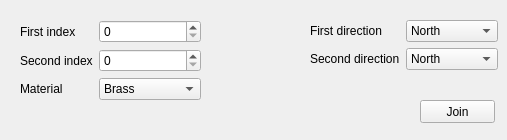
     <widget class="QWidget" name="joinTab_2">
      <attribute name="title">
       <string>Join</string>
      </attribute>
      <widget class="QWidget" name="layoutWidget_7">
       <property name="geometry">
        <rect>
         <x>20</x>
         <y>20</y>
         <width>181</width>
         <height>111</height>
        </rect>
       </property>
       <layout class="QFormLayout" name="formLayout_19">
        <item row="0" column="0">
         <widget class="QLabel" name="label_71">
          <property name="text">
           <string>First index</string>
          </property>
         </widget>
        </item>
        <item row="0" column="1">
         <widget class="QSpinBox" name="compSurfaceJoinFirstIndexSpinBox">
          <property name="maximum">
           <number>1000</number>
          </property>
         </widget>
        </item>
        <item row="1" column="0">
         <widget class="QLabel" name="label_72">
          <property name="text">
           <string>Second index</string>
          </property>
         </widget>
        </item>
        <item row="1" column="1">
         <widget class="QSpinBox" name="compSurfaceJoinSecondIndexSpinBox">
          <property name="maximum">
           <number>1000</number>
          </property>
         </widget>
        </item>
        <item row="2" column="0">
         <widget class="QLabel" name="label_85">
          <property name="text">
           <string>Material</string>
          </property>
         </widget>
        </item>
        <item row="2" column="1">
         <widget class="QComboBox" name="compSurfaceJoinComboBoxMaterial">
          <item>
           <property name="text">
            <string>Brass</string>
           </property>
          </item>
          <item>
           <property name="text">
            <string>Gold</string>
           </property>
          </item>
          <item>
           <property name="text">
            <string>Silver</string>
           </property>
          </item>
          <item>
           <property name="text">
            <string>Emerald</string>
           </property>
          </item>
          <item>
           <property name="text">
            <string>Pearl</string>
           </property>
          </item>
          <item>
           <property name="text">
            <string>Ruby</string>
           </property>
          </item>
          <item>
           <property name="text">
            <string>Turquoise</string>
           </property>
          </item>
         </widget>
        </item>
       </layout>
      </widget>
      <widget class="QWidget" name="layoutWidget_8">
       <property name="geometry">
        <rect>
         <x>310</x>
         <y>20</y>
         <width>188</width>
         <height>71</height>
        </rect>
       </property>
       <layout class="QFormLayout" name="formLayout_20">
        <item row="0" column="0">
         <widget class="QLabel" name="label_73">
          <property name="text">
           <string>First direction</string>
          </property>
         </widget>
        </item>
        <item row="0" column="1">
         <widget class="QComboBox" name="compSurfaceJoinFirstDirectionComboBox">
          <item>
           <property name="text">
            <string>North</string>
           </property>
          </item>
          <item>
           <property name="text">
            <string>Northeast</string>
           </property>
          </item>
          <item>
           <property name="text">
            <string>East</string>
           </property>
          </item>
          <item>
           <property name="text">
            <string>Southeast</string>
           </property>
          </item>
          <item>
           <property name="text">
            <string>South</string>
           </property>
          </item>
          <item>
           <property name="text">
            <string>Southwest</string>
           </property>
          </item>
          <item>
           <property name="text">
            <string>West</string>
           </property>
          </item>
          <item>
           <property name="text">
            <string>Northwest</string>
           </property>
          </item>
         </widget>
        </item>
        <item row="1" column="0">
         <widget class="QLabel" name="label_74">
          <property name="text">
           <string>Second direction</string>
          </property>
         </widget>
        </item>
        <item row="1" column="1">
         <widget class="QComboBox" name="compSurfaceJoinSecondDirectionComboBox">
          <item>
           <property name="text">
            <string>North</string>
           </property>
          </item>
          <item>
           <property name="text">
            <string>Northeast</string>
           </property>
          </item>
          <item>
           <property name="text">
            <string>East</string>
           </property>
          </item>
          <item>
           <property name="text">
            <string>Southeast</string>
           </property>
          </item>
          <item>
           <property name="text">
            <string>South</string>
           </property>
          </item>
          <item>
           <property name="text">
            <string>Southwest</string>
           </property>
          </item>
          <item>
           <property name="text">
            <string>West</string>
           </property>
          </item>
          <item>
           <property name="text">
            <string>Northwest</string>
           </property>
          </item>
         </widget>
        </item>
       </layout>
      </widget>
      <widget class="QPushButton" name="compSurfaceJoinButton">
       <property name="geometry">
        <rect>
         <x>420</x>
         <y>100</y>
         <width>75</width>
         <height>23</height>
        </rect>
       </property>
       <property name="text">
        <string>Join</string>
       </property>
      </widget>
     </widget>
